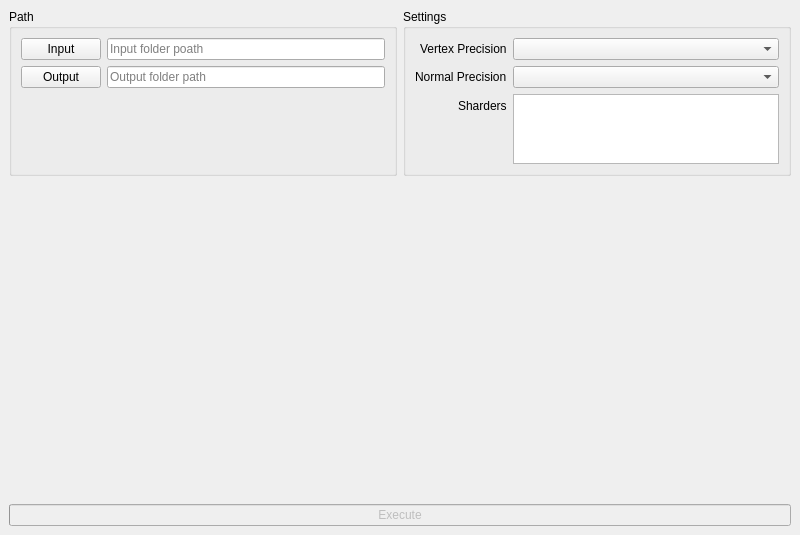
<?xml version="1.0" encoding="UTF-8"?>
<ui version="4.0">
 <class>MainWindow</class>
 <widget class="QMainWindow" name="MainWindow">
  <property name="geometry">
   <rect>
    <x>0</x>
    <y>0</y>
    <width>800</width>
    <height>535</height>
   </rect>
  </property>
  <property name="windowTitle">
   <string>3263827</string>
  </property>
  <property name="windowIcon">
   <iconset resource="resources.qrc">
    <normaloff>:/kompactor.png</normaloff>:/kompactor.png</iconset>
  </property>
  <widget class="QWidget" name="centralwidget">
   <layout class="QGridLayout" name="gridLayout" rowstretch="1,3,0">
    <item row="0" column="0">
     <widget class="QGroupBox" name="pathGroupBox">
      <property name="title">
       <string>Path</string>
      </property>
      <layout class="QFormLayout" name="formLayout">
       <property name="labelAlignment">
        <set>Qt::AlignRight|Qt::AlignTrailing|Qt::AlignVCenter</set>
       </property>
       <item row="0" column="0">
        <widget class="QPushButton" name="inputPushButton">
         <property name="text">
          <string>Input</string>
         </property>
        </widget>
       </item>
       <item row="0" column="1">
        <widget class="PathLineEdit" name="inputPathLineEdit">
         <property name="placeholderText">
          <string>Input folder poath</string>
         </property>
        </widget>
       </item>
       <item row="1" column="0">
        <widget class="QPushButton" name="outputPushButton">
         <property name="text">
          <string>Output</string>
         </property>
        </widget>
       </item>
       <item row="1" column="1">
        <widget class="PathLineEdit" name="outputPathLineEdit">
         <property name="placeholderText">
          <string>Output folder path</string>
         </property>
        </widget>
       </item>
      </layout>
     </widget>
    </item>
    <item row="0" column="1">
     <widget class="QGroupBox" name="settingsGroupBox">
      <property name="title">
       <string>Settings</string>
      </property>
      <layout class="QFormLayout" name="formLayout_2">
       <property name="labelAlignment">
        <set>Qt::AlignRight|Qt::AlignTrailing|Qt::AlignVCenter</set>
       </property>
       <item row="0" column="0">
        <widget class="QLabel" name="vertexPrecisionLabel">
         <property name="text">
          <string>Vertex Precision</string>
         </property>
        </widget>
       </item>
       <item row="0" column="1">
        <widget class="QComboBox" name="vertexPrecisionComboBox"/>
       </item>
       <item row="1" column="0">
        <widget class="QLabel" name="normalPrecisionLabel">
         <property name="text">
          <string>Normal Precision</string>
         </property>
        </widget>
       </item>
       <item row="1" column="1">
        <widget class="QComboBox" name="normalPrecisionComboBox"/>
       </item>
       <item row="2" column="1">
        <widget class="PathListWidget" name="listWidget">
         <property name="contextMenuPolicy">
          <enum>Qt::ActionsContextMenu</enum>
         </property>
         <property name="acceptDrops">
          <bool>true</bool>
         </property>
         <property name="horizontalScrollBarPolicy">
          <enum>Qt::ScrollBarAlwaysOff</enum>
         </property>
         <property name="textElideMode">
          <enum>Qt::ElideLeft</enum>
         </property>
        </widget>
       </item>
       <item row="2" column="0">
        <widget class="QLabel" name="label">
         <property name="text">
          <string>Sharders</string>
         </property>
        </widget>
       </item>
      </layout>
     </widget>
    </item>
    <item row="1" column="0" colspan="2">
     <widget class="QStackedWidget" name="stackedWidget">
      <property name="currentIndex">
       <number>0</number>
      </property>
      <widget class="QWidget" name="page">
       <layout class="QHBoxLayout" name="horizontalLayout">
        <item>
         <spacer name="horizontalSpacer">
          <property name="orientation">
           <enum>Qt::Horizontal</enum>
          </property>
          <property name="sizeHint" stdset="0">
           <size>
            <width>40</width>
            <height>20</height>
           </size>
          </property>
         </spacer>
        </item>
        <item>
         <widget class="QLabel" name="movieLabel">
          <property name="text">
           <string/>
          </property>
         </widget>
        </item>
        <item>
         <spacer name="horizontalSpacer_2">
          <property name="orientation">
           <enum>Qt::Horizontal</enum>
          </property>
          <property name="sizeHint" stdset="0">
           <size>
            <width>40</width>
            <height>20</height>
           </size>
          </property>
         </spacer>
        </item>
       </layout>
      </widget>
      <widget class="QWidget" name="page_2">
       <layout class="QVBoxLayout" name="verticalLayout">
        <item>
         <widget class="LogWidget" name="reportWidget">
          <property name="contextMenuPolicy">
           <enum>Qt::ActionsContextMenu</enum>
          </property>
          <attribute name="verticalHeaderVisible">
           <bool>false</bool>
          </attribute>
         </widget>
        </item>
       </layout>
      </widget>
     </widget>
    </item>
    <item row="2" column="0" colspan="2">
     <widget class="ProgressBarButton" name="progressBar">
      <property name="enabled">
       <bool>false</bool>
      </property>
      <property name="value">
       <number>0</number>
      </property>
      <property name="alignment">
       <set>Qt::AlignCenter</set>
      </property>
      <property name="format">
       <string>Execute</string>
      </property>
     </widget>
    </item>
   </layout>
  </widget>
 </widget>
 <customwidgets>
  <customwidget>
   <class>PathLineEdit</class>
   <extends>QLineEdit</extends>
   <header>PathLineEdit.hpp</header>
  </customwidget>
  <customwidget>
   <class>ProgressBarButton</class>
   <extends>QProgressBar</extends>
   <header>ProgressBarButton.hpp</header>
  </customwidget>
  <customwidget>
   <class>LogWidget</class>
   <extends>QTableView</extends>
   <header>LogWidget.hpp</header>
  </customwidget>
  <customwidget>
   <class>PathListWidget</class>
   <extends>QListWidget</extends>
   <header>PathListWidget.hpp</header>
  </customwidget>
 </customwidgets>
 <resources>
  <include location="resources.qrc"/>
 </resources>
 <connections/>
</ui>
